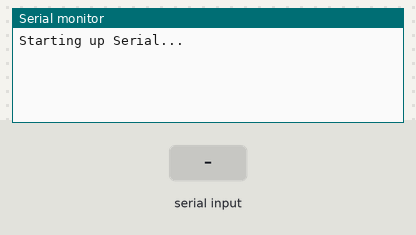
The sketch below on a simulated Arduino Uno, built with avr-gcc and run on an emulated ATmega328P. Parts: the last lines printed to the serial monitor. The inputs (shaded band) are chosen by the test bench.

Above: at 1.2 s.
1.3 s: "90,45\n" received over Serial
At 2.3 s:
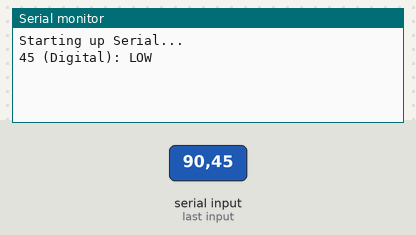
2.8 s: "30,150\n" received over Serial
At 3.5 s:
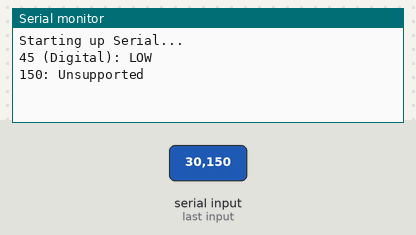

The sketch:

serial_scope.ino
```cpp
/* Serial Test
 *
 * Listens for pin numbers over Serial
 * and returns the current state of the pin.
 *
 * Author: Nic Breidinger
 * Date: 2013/07/25
 */

int message = 0;

void setup() {
  // put your setup code here, to run once:
  Serial.begin( 9600 );
  Serial.println( "Starting up Serial..." );
}

void loop() {
  // put your main code here, to run repeatedly:
  while( Serial.available() > 0 ) {
    message = Serial.parseInt();
    if( Serial.read() == '\n' ) {
      readPin( message );
    }
  }
}

void readPin( int pin ) {
  if( pin < 22 ) {          // Unsupported
    readUnsupported( pin );
  } else if ( pin < 54 ) {  // 22-53: Digital IO
    readDigitalPin( pin );
  } else {
   readUnsupported( pin );  // Unsupported
  }
}

void readUnsupported( int pin ) {
  Serial.print( pin );
  Serial.println( ": Unsupported" );
}

void readDigitalPin( int pin ) {
  Serial.print( pin );
  Serial.print( " (Digital): " );
  if( HIGH == digitalRead( pin ) ) {
    Serial.println( "HIGH" );
  } else {
    Serial.println( "LOW" );
  }
}

void readAnalogPin( int pin ) {
  Serial.print( pin );
  Serial.print( " (Analog): " );
  Serial.println( analogRead( pin ) );
}
```

Measured:
- after the input at 1.3 s, the serial monitor: prints a new line at once (image 1)
- after the input at 2.8 s, the serial monitor: prints a new line at once (image 2)
